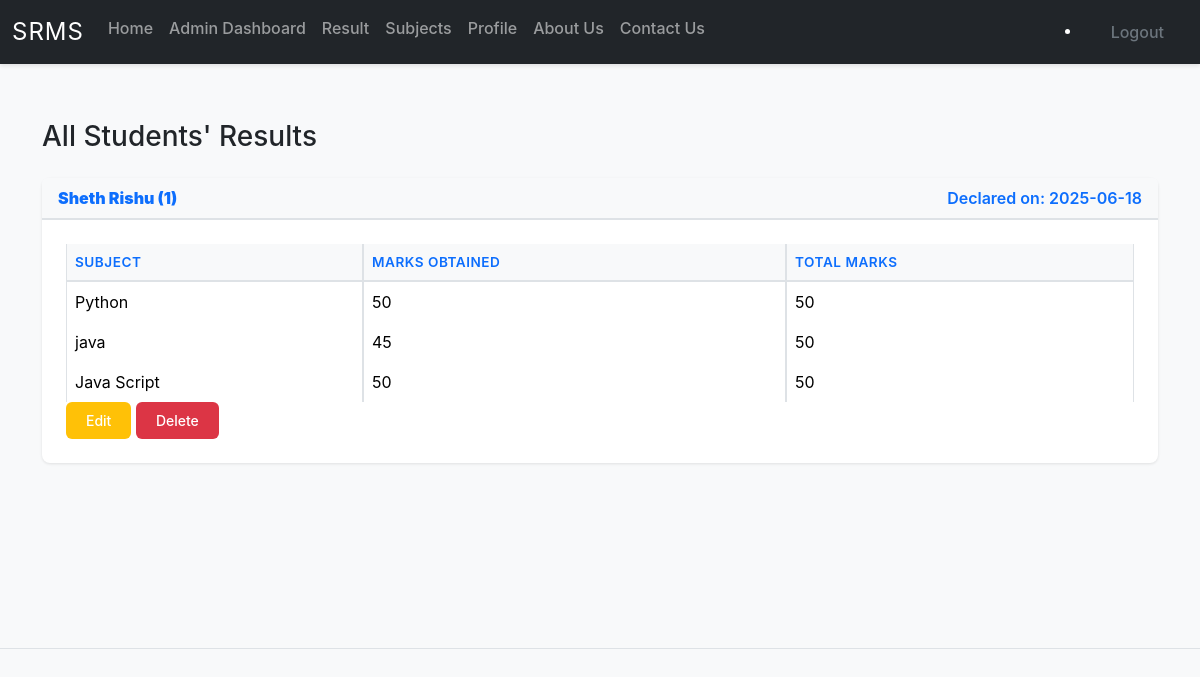
Before: /allresults (signed in) with the older database file.
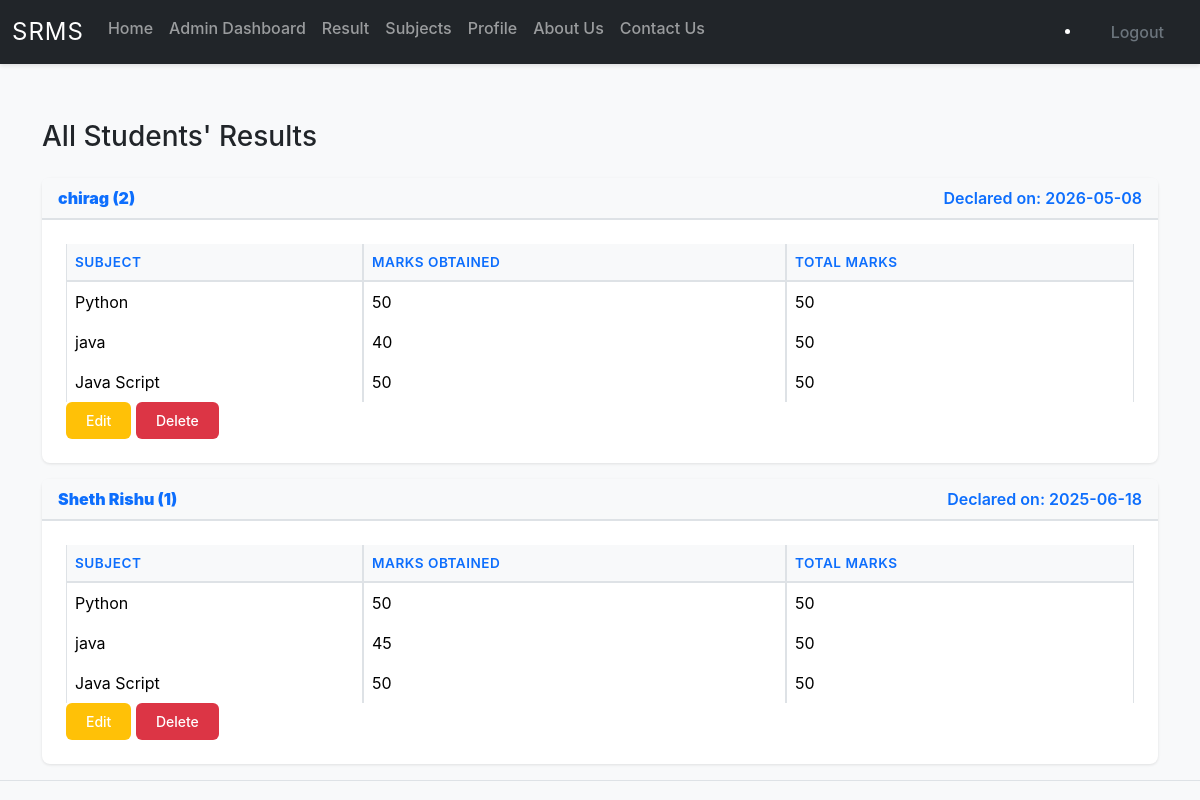
After: the same page with the newer database file.
### models.py (models this page shows)
class BaseClass(Model):
    class Meta:
        database = db

class Result(BaseClass):
    student = ForeignKeyField(User, backref='student')
    declaration_date = CharField()

class User(BaseClass):
    name = CharField()
    email = CharField(unique = True)
    roll_no = CharField(unique = True)
    profile_pic = CharField(default="")
    password = CharField()
    role = CharField(default="student")

class ResultItem(BaseClass):
    result = ForeignKeyField(Result, backref='result')
    subject = ForeignKeyField(Subject, backref='subject')
    mark_obtain = CharField()
    total_mark = CharField()

class Subject(BaseClass):
    sub_code = CharField(unique = True)
    sub_name = CharField()
    sub_description = TextField()

### main.py (the view)
@app.route('/allresults')
@login_required
@admin_access
def all_results():
    from models import Result
    results = Result.select().order_by(Result.declaration_date.desc())
    return render_template('admin/allresults.html', results=results)

### main.py (called while the page is built)
def login_required(func):
    @wraps(func)
    def wrapper(*args, **kwargs):
        if "user_id" not in session:
            flash('Login Required', 'danger')
            return redirect(url_for("login"))
        return func(*args, **kwargs)
    return wrapper

def admin_access(func):
    @wraps(func)
    def wrapper(*args, **kwargs):
        if session['role'] != 'admin':
            flash('Only admin can access this page', 'danger')
            return redirect(url_for("dashboard"))
        return func(*args, **kwargs)
    return wrapper

### templates/admin/allresults.html
{% extends 'base.html' %} {% block content %}
<div class="container mt-4">
  <h3 class="mb-4">All Students' Results</h3>
  {% if results %} {% for res in results %}
  <div class="card mb-3">
    <div class="card-header d-flex justify-content-between">
      <strong>{{ res.student.name }} ({{ res.student.roll_no }})</strong>
      <span>Declared on: {{ res.declaration_date }}</span>
    </div>
    <div class="card-body">
      <table class="table table-bordered">
        <thead>
          <tr>
            <th>Subject</th>
            <th>Marks Obtained</th>
            <th>Total Marks</th>
          </tr>
        </thead>
        <tbody>
          {% for item in res.result %}
          <tr>
            <td>{{ item.subject.sub_name }}</td>
            <td>{{ item.mark_obtain }}</td>
            <td>{{ item.total_mark }}</td>
          </tr>
          {% endfor %}
        </tbody>
      </table>
      <a
        href="{{ url_for('editmark', rid=res.id) }}"
        class="btn btn-sm btn-warning"
        >Edit</a
      >
      <form
        method="POST"
        action="{{ url_for('deletemark', rid=res.id) }}"
        class="d-inline"
      >
        <button
          type="submit"
          class="btn btn-sm btn-danger"
          onclick="return confirm('Delete this result?')"
        >
          Delete
        </button>
      </form>
    </div>
  </div>
  {% endfor %} {% else %}
  <p>No results found.</p>
  {% endif %}
</div>
{% endblock %}

Changed rows visible on the page:
added Result: student.name "chirag", student.roll_no "2", declaration_date "2026-05-08"
added ResultItem: subject.sub_name "Python", mark_obtain "50", total_mark "50", shown under "chirag"
added ResultItem: subject.sub_name "java", mark_obtain "40", total_mark "50", shown under "chirag"
added ResultItem: subject.sub_name "Java Script", mark_obtain "50", total_mark "50", shown under "chirag"
